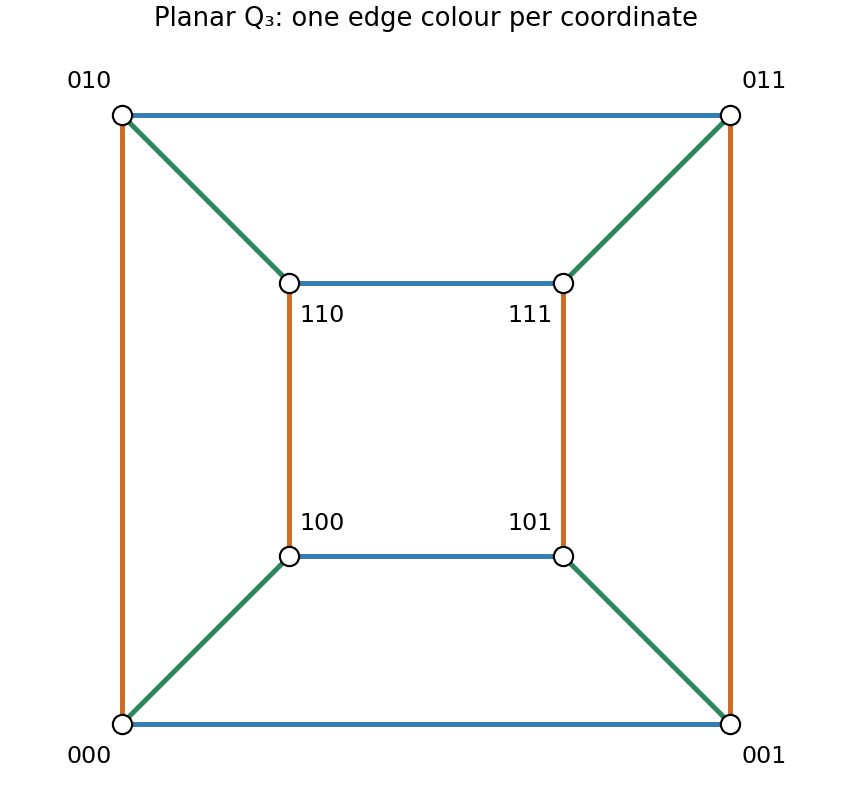

This figure's Python source:
"""Python 3.14, root NumPy/Matplotlib versions. One original image, output CWD."""
import matplotlib.pyplot as plt
pos={'000':(-2,-2),'001':(2,-2),'011':(2,2),'010':(-2,2),'100':(-.9,-.9),'101':(.9,-.9),'111':(.9,.9),'110':(-.9,.9)}
colors=['#2c875d','#cf6c23','#327eb1']
fig,ax=plt.subplots(figsize=(5.5,5.2),layout='constrained',facecolor='white')
for a in pos:
 for b in pos:
  diff=[i for i in range(3)if a[i]!=b[i]]
  if a<b and len(diff)==1:ax.plot([pos[a][0],pos[b][0]],[pos[a][1],pos[b][1]],color=colors[diff[0]],lw=2.3,zorder=1)
for a,(x,y)in pos.items():
 ax.scatter([x],[y],s=80,color='white',edgecolor='black',zorder=2)
 factor=1.11 if abs(x)>1 else .76
 ax.text(x*factor,y*factor,a,ha='center',va='center',fontsize=11)
ax.set_aspect('equal');ax.set(xlim=(-2.5,2.5),ylim=(-2.5,2.5),title='Planar Q₃: one edge colour per coordinate');ax.axis('off')
fig.savefig('2009-cube.png',dpi=155,facecolor='white')
